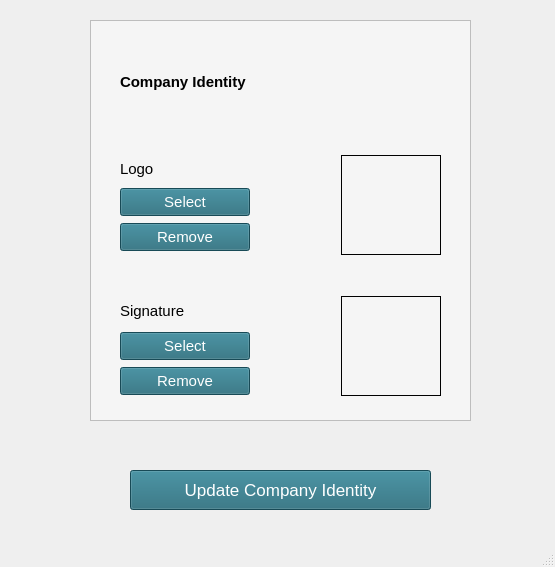
<?xml version="1.0" encoding="UTF-8"?>
<ui version="4.0">
 <class>MainWindow</class>
 <widget class="QMainWindow" name="MainWindow">
  <property name="geometry">
   <rect>
    <x>0</x>
    <y>0</y>
    <width>555</width>
    <height>567</height>
   </rect>
  </property>
  <property name="windowTitle">
   <string>MainWindow</string>
  </property>
  <widget class="QWidget" name="centralwidget">
   <widget class="QFrame" name="frame_2">
    <property name="geometry">
     <rect>
      <x>90</x>
      <y>20</y>
      <width>381</width>
      <height>401</height>
     </rect>
    </property>
    <property name="styleSheet">
     <string notr="true">background-color: whitesmoke;</string>
    </property>
    <property name="frameShape">
     <enum>QFrame::StyledPanel</enum>
    </property>
    <property name="frameShadow">
     <enum>QFrame::Raised</enum>
    </property>
    <layout class="QGridLayout" name="gridLayout_2">
     <item row="0" column="0">
      <layout class="QVBoxLayout" name="verticalLayout_4">
       <item>
        <widget class="QLabel" name="label_15">
         <property name="font">
          <font>
           <pointsize>11</pointsize>
           <weight>75</weight>
           <bold>true</bold>
          </font>
         </property>
         <property name="text">
          <string>Company Identity</string>
         </property>
        </widget>
       </item>
       <item>
        <layout class="QHBoxLayout" name="horizontalLayout_13">
         <property name="topMargin">
          <number>15</number>
         </property>
         <property name="bottomMargin">
          <number>15</number>
         </property>
         <item>
          <layout class="QVBoxLayout" name="verticalLayout_2">
           <item>
            <widget class="QLabel" name="label_16">
             <property name="sizePolicy">
              <sizepolicy hsizetype="Preferred" vsizetype="Preferred">
               <horstretch>0</horstretch>
               <verstretch>0</verstretch>
              </sizepolicy>
             </property>
             <property name="minimumSize">
              <size>
               <width>130</width>
               <height>25</height>
              </size>
             </property>
             <property name="maximumSize">
              <size>
               <width>130</width>
               <height>25</height>
              </size>
             </property>
             <property name="font">
              <font>
               <pointsize>11</pointsize>
              </font>
             </property>
             <property name="styleSheet">
              <string notr="true"/>
             </property>
             <property name="text">
              <string>Logo</string>
             </property>
            </widget>
           </item>
           <item>
            <widget class="QPushButton" name="pushButton">
             <property name="minimumSize">
              <size>
               <width>130</width>
               <height>28</height>
              </size>
             </property>
             <property name="maximumSize">
              <size>
               <width>130</width>
               <height>28</height>
              </size>
             </property>
             <property name="font">
              <font>
               <pointsize>11</pointsize>
              </font>
             </property>
             <property name="styleSheet">
              <string notr="true">background-color: rgb(33, 103, 120);
color:white;</string>
             </property>
             <property name="text">
              <string>Select</string>
             </property>
             <property name="icon">
              <iconset resource="../add_new_comp.qrc">
               <normaloff>:/sample/Images/gallery64.png</normaloff>:/sample/Images/gallery64.png</iconset>
             </property>
             <property name="iconSize">
              <size>
               <width>25</width>
               <height>25</height>
              </size>
             </property>
            </widget>
           </item>
           <item>
            <widget class="QPushButton" name="pushButton_2">
             <property name="minimumSize">
              <size>
               <width>130</width>
               <height>28</height>
              </size>
             </property>
             <property name="maximumSize">
              <size>
               <width>130</width>
               <height>28</height>
              </size>
             </property>
             <property name="font">
              <font>
               <pointsize>11</pointsize>
              </font>
             </property>
             <property name="styleSheet">
              <string notr="true">background-color: rgb(33, 103, 120);
color:white;</string>
             </property>
             <property name="text">
              <string>Remove</string>
             </property>
             <property name="icon">
              <iconset resource="../add_new_comp.qrc">
               <normaloff>:/sample/Images/delete264.png</normaloff>:/sample/Images/delete264.png</iconset>
             </property>
             <property name="iconSize">
              <size>
               <width>25</width>
               <height>25</height>
              </size>
             </property>
            </widget>
           </item>
          </layout>
         </item>
         <item>
          <spacer name="horizontalSpacer">
           <property name="orientation">
            <enum>Qt::Horizontal</enum>
           </property>
           <property name="sizeType">
            <enum>QSizePolicy::Fixed</enum>
           </property>
           <property name="sizeHint" stdset="0">
            <size>
             <width>85</width>
             <height>20</height>
            </size>
           </property>
          </spacer>
         </item>
         <item>
          <widget class="QLabel" name="label_18">
           <property name="minimumSize">
            <size>
             <width>100</width>
             <height>100</height>
            </size>
           </property>
           <property name="maximumSize">
            <size>
             <width>100</width>
             <height>100</height>
            </size>
           </property>
           <property name="font">
            <font>
             <pointsize>10</pointsize>
            </font>
           </property>
           <property name="styleSheet">
            <string notr="true">border:1px solid black;</string>
           </property>
           <property name="text">
            <string/>
           </property>
           <property name="pixmap">
            <pixmap resource="../add_new_comp.qrc">:/sample/icon.png</pixmap>
           </property>
           <property name="scaledContents">
            <bool>true</bool>
           </property>
          </widget>
         </item>
        </layout>
       </item>
       <item>
        <spacer name="verticalSpacer">
         <property name="orientation">
          <enum>Qt::Vertical</enum>
         </property>
         <property name="sizeType">
          <enum>QSizePolicy::Fixed</enum>
         </property>
         <property name="sizeHint" stdset="0">
          <size>
           <width>20</width>
           <height>20</height>
          </size>
         </property>
        </spacer>
       </item>
       <item>
        <layout class="QHBoxLayout" name="horizontalLayout_14">
         <property name="bottomMargin">
          <number>15</number>
         </property>
         <item>
          <layout class="QVBoxLayout" name="verticalLayout_3">
           <item>
            <widget class="QLabel" name="label_17">
             <property name="minimumSize">
              <size>
               <width>130</width>
               <height>28</height>
              </size>
             </property>
             <property name="maximumSize">
              <size>
               <width>130</width>
               <height>28</height>
              </size>
             </property>
             <property name="font">
              <font>
               <pointsize>11</pointsize>
              </font>
             </property>
             <property name="text">
              <string>Signature</string>
             </property>
            </widget>
           </item>
           <item>
            <widget class="QPushButton" name="pushButton_3">
             <property name="minimumSize">
              <size>
               <width>130</width>
               <height>28</height>
              </size>
             </property>
             <property name="maximumSize">
              <size>
               <width>130</width>
               <height>28</height>
              </size>
             </property>
             <property name="font">
              <font>
               <pointsize>11</pointsize>
              </font>
             </property>
             <property name="styleSheet">
              <string notr="true">background-color: rgb(33, 103, 120);
color:white;</string>
             </property>
             <property name="text">
              <string>Select</string>
             </property>
             <property name="icon">
              <iconset resource="../add_new_comp.qrc">
               <normaloff>:/sample/Images/gallery64.png</normaloff>:/sample/Images/gallery64.png</iconset>
             </property>
             <property name="iconSize">
              <size>
               <width>25</width>
               <height>25</height>
              </size>
             </property>
            </widget>
           </item>
           <item>
            <widget class="QPushButton" name="pushButton_4">
             <property name="minimumSize">
              <size>
               <width>130</width>
               <height>28</height>
              </size>
             </property>
             <property name="maximumSize">
              <size>
               <width>130</width>
               <height>28</height>
              </size>
             </property>
             <property name="font">
              <font>
               <pointsize>11</pointsize>
              </font>
             </property>
             <property name="styleSheet">
              <string notr="true">background-color: rgb(33, 103, 120);
color:white;</string>
             </property>
             <property name="text">
              <string>Remove</string>
             </property>
             <property name="icon">
              <iconset resource="../add_new_comp.qrc">
               <normaloff>:/sample/Images/delete264.png</normaloff>:/sample/Images/delete264.png</iconset>
             </property>
             <property name="iconSize">
              <size>
               <width>25</width>
               <height>25</height>
              </size>
             </property>
            </widget>
           </item>
          </layout>
         </item>
         <item>
          <spacer name="horizontalSpacer_2">
           <property name="orientation">
            <enum>Qt::Horizontal</enum>
           </property>
           <property name="sizeType">
            <enum>QSizePolicy::Fixed</enum>
           </property>
           <property name="sizeHint" stdset="0">
            <size>
             <width>85</width>
             <height>20</height>
            </size>
           </property>
          </spacer>
         </item>
         <item>
          <widget class="QLabel" name="label_19">
           <property name="minimumSize">
            <size>
             <width>100</width>
             <height>100</height>
            </size>
           </property>
           <property name="maximumSize">
            <size>
             <width>100</width>
             <height>100</height>
            </size>
           </property>
           <property name="font">
            <font>
             <pointsize>10</pointsize>
            </font>
           </property>
           <property name="styleSheet">
            <string notr="true">border:1px solid black;</string>
           </property>
           <property name="text">
            <string/>
           </property>
           <property name="pixmap">
            <pixmap resource="../add_new_comp.qrc">:/sample/hba.jpg</pixmap>
           </property>
           <property name="scaledContents">
            <bool>true</bool>
           </property>
          </widget>
         </item>
        </layout>
       </item>
      </layout>
     </item>
    </layout>
   </widget>
   <widget class="QPushButton" name="pushButton_5">
    <property name="geometry">
     <rect>
      <x>130</x>
      <y>470</y>
      <width>301</width>
      <height>40</height>
     </rect>
    </property>
    <property name="font">
     <font>
      <pointsize>13</pointsize>
     </font>
    </property>
    <property name="styleSheet">
     <string notr="true">background-color: rgb(33, 103, 120);
color:white;</string>
    </property>
    <property name="text">
     <string>Update Company Identity</string>
    </property>
    <property name="icon">
     <iconset resource="../add_new_comp.qrc">
      <normaloff>:/sample/Images/edit264.png</normaloff>:/sample/Images/edit264.png</iconset>
    </property>
    <property name="iconSize">
     <size>
      <width>25</width>
      <height>25</height>
     </size>
    </property>
   </widget>
  </widget>
  <widget class="QMenuBar" name="menubar">
   <property name="geometry">
    <rect>
     <x>0</x>
     <y>0</y>
     <width>555</width>
     <height>26</height>
    </rect>
   </property>
  </widget>
  <widget class="QStatusBar" name="statusbar"/>
 </widget>
 <resources>
  <include location="../add_new_comp.qrc"/>
  <include location="../../../../../../PycharmProjects/bit/venv/Lib/site-packages/add_new_comp.qrc"/>
 </resources>
 <connections/>
</ui>
